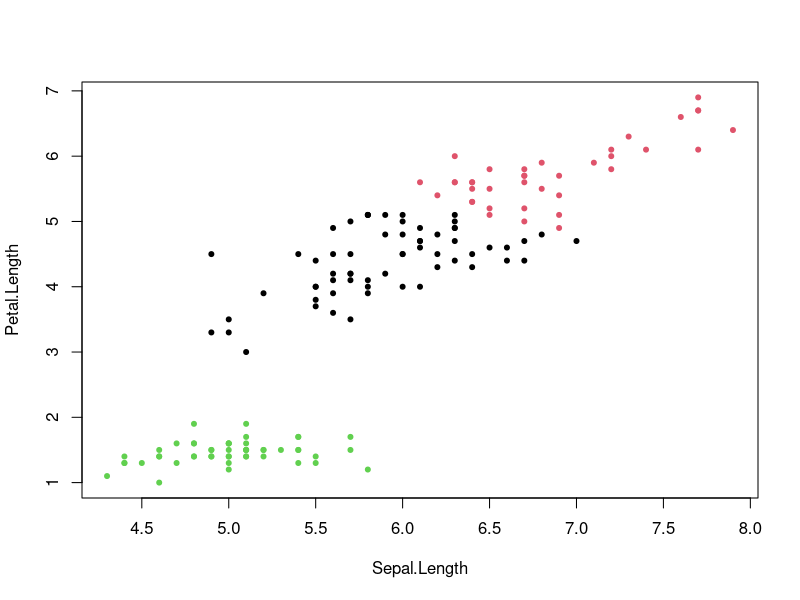
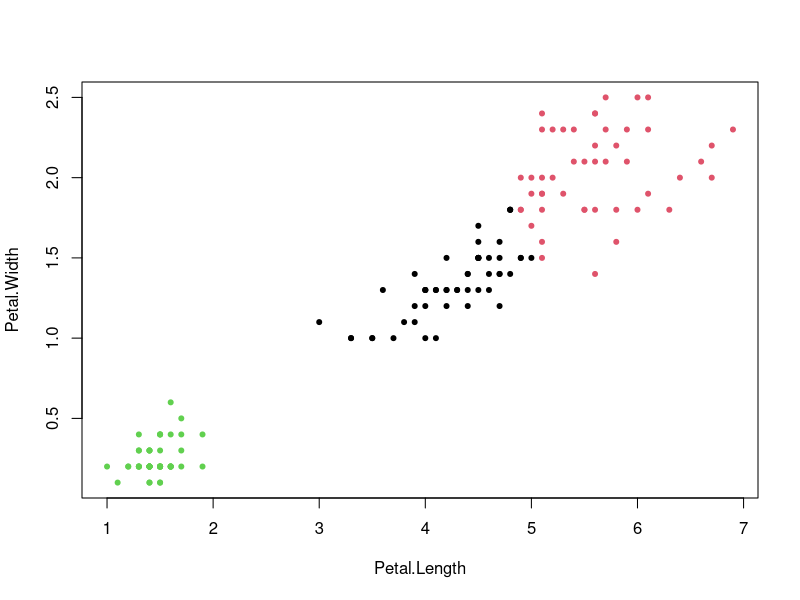
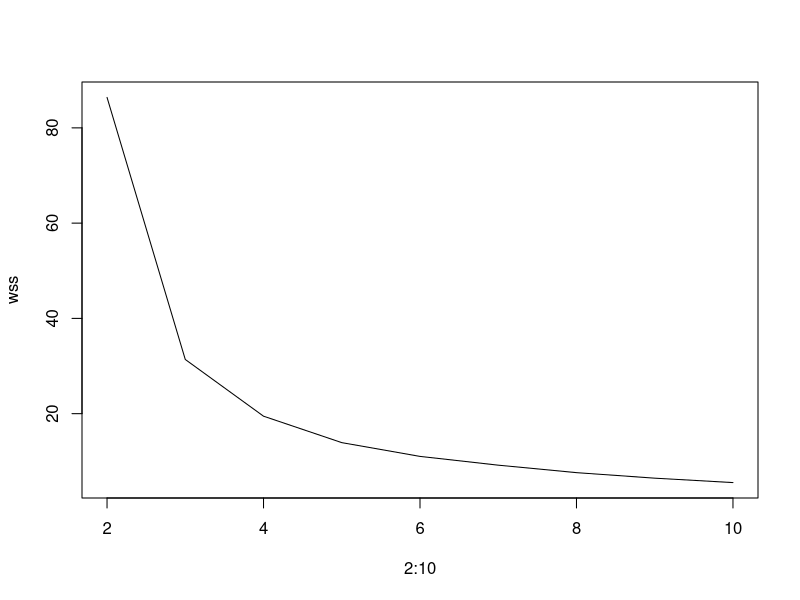

Write R code to recreate these figures, in order.
## ---- chunk 1
data("iris")
library(ggplot2)
set.seed(1)
model <- kmeans(x = iris[, 1:4], centers = 3, nstart = 10000)
plot(iris[, c(1,3)], col = model$cluster, pch = 20)
table(model$cluster, iris$Species)
## ---- chunk 2
model <- kmeans(x = iris[, 3:4], centers = 3, nstart = 10000)
plot(iris[, c(3,4)], col = model$cluster, pch = 20)
table(model$cluster, iris$Species)
## ---- chunk 3
wss <- c()
for(k in 2:10) {
  model <- kmeans(x = iris[, 3:4], centers = k, nstart = 10000)
  wss <- c(wss, model$tot.withinss)
}

plot(2:10, wss, type = 'l')
